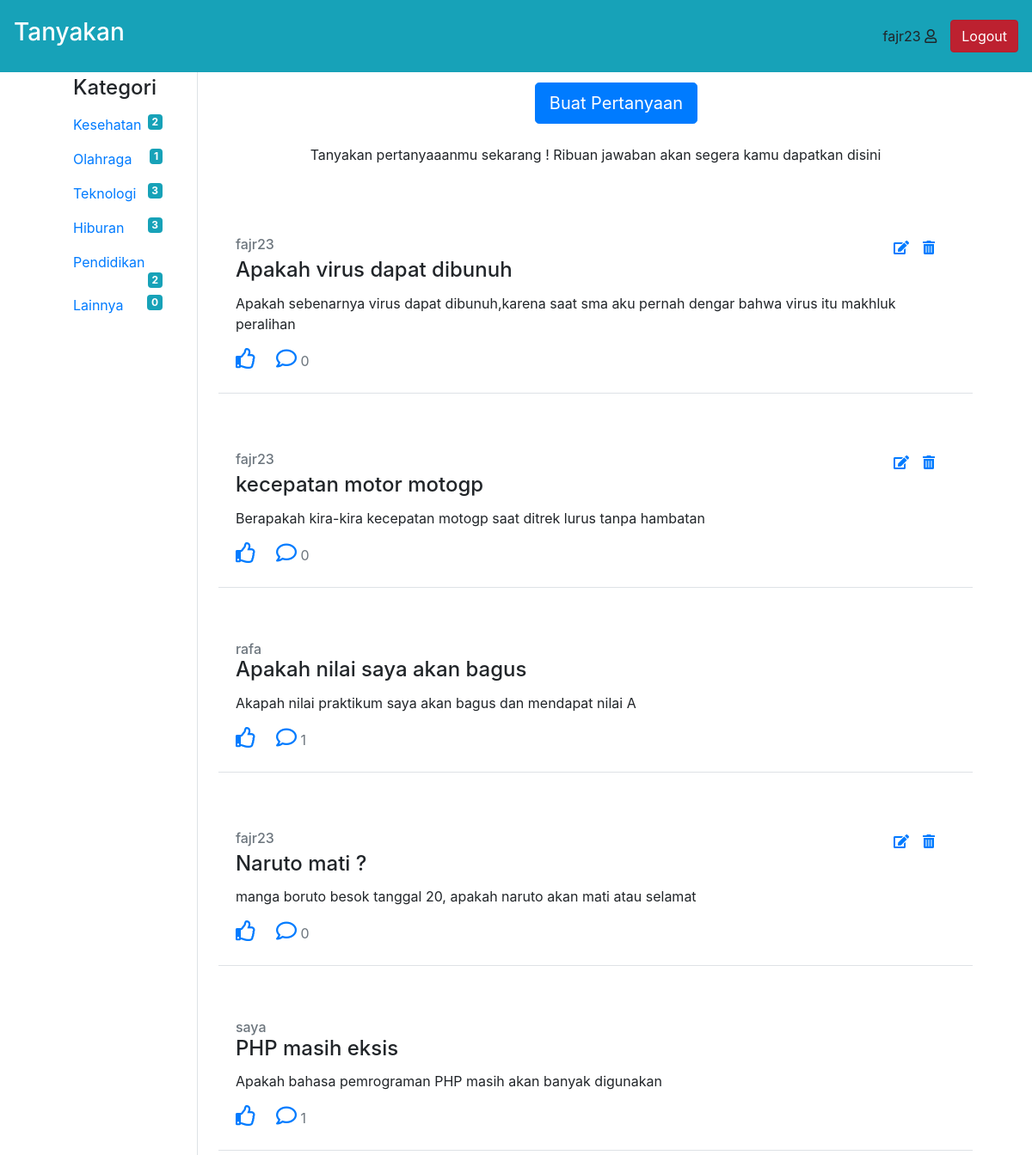
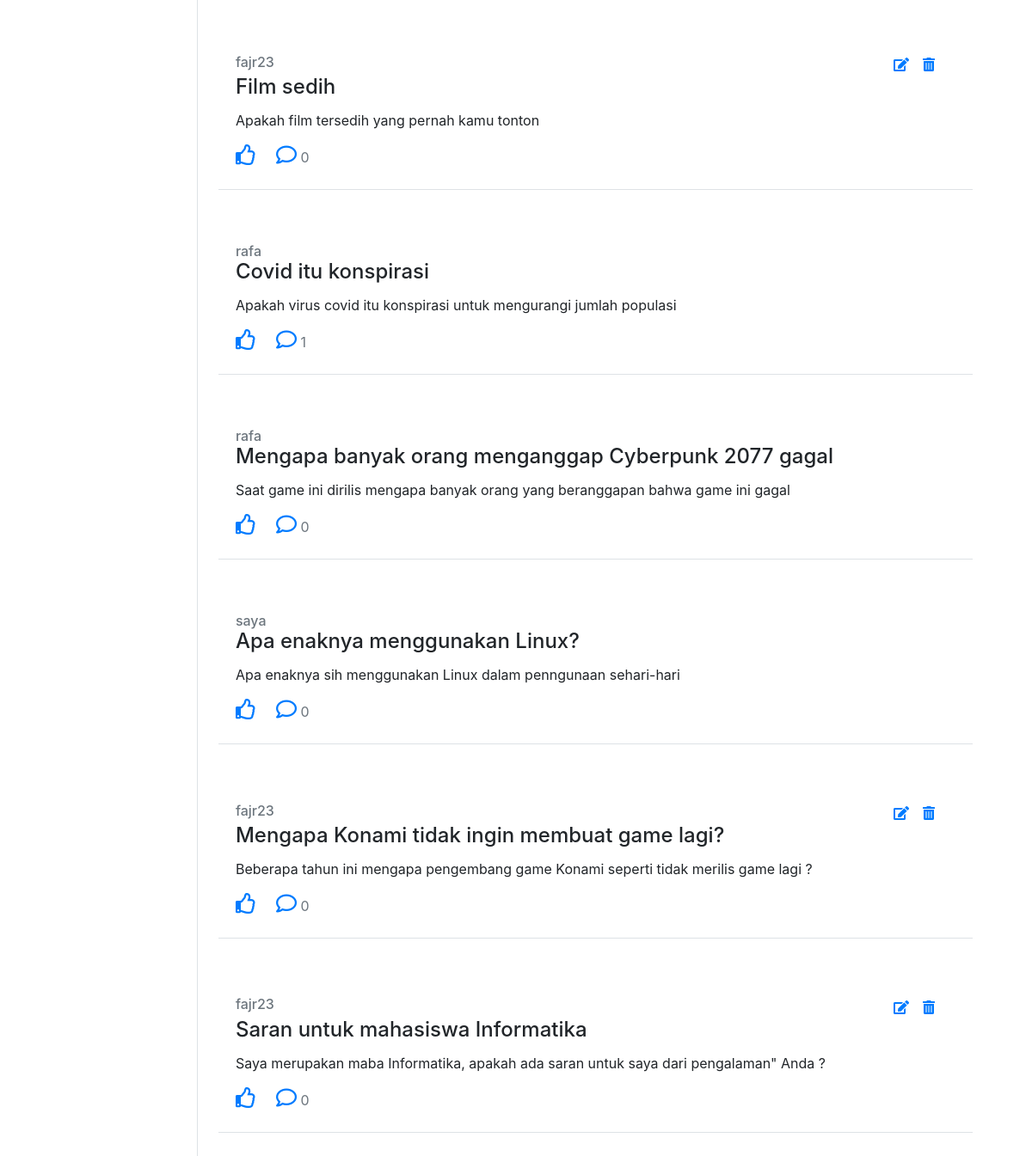
The page /views/dasboard.php (signed in) on the database its author committed (2 pictures, top to bottom).
### tables this page shows
CREATE TABLE `kategori` (
  `id` int(5) NOT NULL,
  `jenis` varchar(50) NOT NULL
);

CREATE TABLE `pertayaan` (
  `id` int(5) NOT NULL,
  `id_kategori` int(4) NOT NULL,
  `judul` varchar(150) DEFAULT NULL,
  `isi` varchar(300) DEFAULT NULL,
  `id_user` int(5) DEFAULT NULL
);

CREATE TABLE `user` (
  `id` int(5) NOT NULL,
  `username` varchar(10) NOT NULL,
  `email` varchar(20) NOT NULL,
  `password` varchar(20) NOT NULL
);

### views/dasboard.php (the view, shortened to what this page needs)
<?php
   require_once("../control/koneksi.php");
        $id=$_SESSION['id'];
        $username=$_SESSION["username"];?>
<!DOCTYPE html>
<html lang="en">
<head>
    <link rel="stylesheet" type="text/css" href="../asset/bootstrap-4.5.3-dist/css/bootstrap.min.css">
    <link rel="stylesheet" href="https://use.fontawesome.com/releases/v5.7.0/css/all.css">
</head>
<body>
    <nav class="navbar navbar-expand-lg navbar-dark bg-info p-3 fixed-top">
        <a class="navbar-brand" href="dasboard.php"><h3>Tanyakan</h3></a>
        <div class="collapse navbar-collapse" id="navbarSupportedContent">
          <div class="nav-item mx-3"><?= $username ?>
            <i class="far fa-user"></i>
          </div>
          <a href="../control/logout-control.php" class="btn btn-danger active" role="button" aria-pressed="true">Logout</a>
        </div>
    </nav>
    <div class="container d-flex mt-5" id="flex">
        <div class="flex-grow-2 p-4 mt-3 border-right">
            <h4 class="ml-3">Kategori</h4>
            <ul class="nav flex-column">
            <?php
              $query_kategori="SELECT * FROM kategori";
              $hasil_kategori = mysqli_query($conn,$query_kategori) or die (mysqli_error($conn));
              while($data_kategori= mysqli_fetch_assoc($hasil_kategori)){  ?>
                <li class="nav-item">
                  <a href="dasboard_search.php?kat=<?= $data_kategori["id"] ?>" class="nav-link">
                    <?= $data_kategori["jenis"] ?>
                    <span class="float-right badge badge-info ml-1">
                      <?php
                            $id_kategori=$data_kategori["id"];
                            $query_kat="SELECT id_kategori FROM pertayaan WHERE id_kategori = '$id_kategori'";
                            $hasil_query_kat = mysqli_query($conn,$query_kat) or die (mysqli_error($conn));
                            $data_kat=mysqli_num_rows($hasil_query_kat);
                            echo($data_kat);
                      ?>
                    </span>
                  </a>
                </li>
              <?php } ?>
              </ul>
        </div>
        <div class="flex-grow-1 p-4">
            <div class="col m-4 d-flex justify-content-center ">
            <a href="buatpertayaan.php?" class="btn btn-primary btn-lg rounded-2">Buat Pertanyaan</a>
            </div>
            <div class="row">
              <p class="mx-auto">Tanyakan pertanyaaanmu sekarang ! Ribuan jawaban akan segera kamu dapatkan disini</p>
            </div>
            <?php
              $query="SELECT * FROM pertayaan ORDER BY id DESC";
              $hasil_pertanyaan = mysqli_query($conn,$query) or die (mysqli_error($conn));
            while($data_pertanyaan= mysqli_fetch_assoc($hasil_pertanyaan)){  ?>
              <div class="card border-0 my-5">
                  <div class="card-body border-bottom">
                          <div class="d-flex justify-content-between align-items-center">
                              <h6 class="card-subtitle text-muted">
                              <?php
                                      $id_s=$data_pertanyaan["id_user"];
                                      $query_user="SELECT username FROM user WHERE id = '$id_s'";
                                      $hasil_query_user = mysqli_query($conn,$query_user) or die (mysqli_error($conn));
                                      $data_s=mysqli_fetch_row($hasil_query_user);
                                      echo($data_s[0]);
                              ?></h6>
                              <?php  if( $data_pertanyaan["id_user"] == $id ) { ?>
                                  <div class="row mr-2">
                                      <a href="editpertanyaan.php?id=<?= $data_pertanyaan["id"] ?>"><i class="fas fa-edit "></i></a>
                                      <a href="../control/hapus-control.php?id=<?= $data_pertanyaan["id"] ?>"><i class="fas fa-trash-alt mx-3"></i></a>
                                  </div>
                              <?php } ?>
                          </div>
                    <h4 class="card-title"><a href="detail.php?id=<?= $data_pertanyaan["id"] ?>" class="text-reset"><?= $data_pertanyaan["judul"] ?></a></h4>
                    <p class="card-text"><?= $data_pertanyaan["isi"] ?></p>
                    <a href="#" id="liked" class="card-link"><h4 id="likes" class="far fa-thumbs-up"></h4></a>
                    <a href="detail.php?id=<?= $data_pertanyaan["id"] ?>" class="card-link"><h4 class="far fa-comment"></h4></a>
                    <a class="text-muted">
                        <?php
                            $id_p=$data_pertanyaan["id"];
                            $query_comen="SELECT * FROM jawaban WHERE id_tanya = '$id_p'";
                            $hasil_query_comen = mysqli_query($conn,$query_comen) or die (mysqli_error($conn));
                            $data_c=mysqli_num_rows($hasil_query_comen);
                            echo($data_c);
                        ?>
                    </a>
                  </div>
              </div>
            <?php } ?>
        </div>
    </div>
</body>
</html>

### rows shown on the page
kategori: jenis "Kesehatan", data_kat "2"
kategori: jenis "Olahraga", data_kat "1"
kategori: jenis "Teknologi", data_kat "3"
kategori: jenis "Hiburan", data_kat "3"
kategori: jenis "Pendidikan", data_kat "2"
kategori: jenis "Lainnya", data_kat "0"
pertayaan: id_user.username "fajr23", judul "Apakah virus dapat dibunuh", isi "Apakah sebenarnya virus dapat dibunuh,karena saat sma aku pernah dengar bahwa virus itu makhluk peralihan", data_c "0"
pertayaan: id_user.username "fajr23", judul "kecepatan motor motogp", isi "Berapakah kira-kira kecepatan motogp saat ditrek lurus tanpa hambatan", data_c "0"
pertayaan: id_user.username "rafa", judul "Apakah nilai saya akan bagus", isi "Akapah nilai praktikum saya akan bagus dan mendapat nilai A", data_c "1"
pertayaan: id_user.username "fajr23", judul "Naruto mati ?", isi "manga boruto besok tanggal 20, apakah naruto akan mati atau selamat", data_c "0"
pertayaan: id_user.username "saya", judul "PHP masih eksis", isi "Apakah bahasa pemrograman PHP masih akan banyak digunakan", data_c "1"
pertayaan: id_user.username "fajr23", judul "Film sedih", isi "Apakah film tersedih yang pernah kamu tonton", data_c "0"
pertayaan: id_user.username "rafa", judul "Covid itu konspirasi", isi "Apakah virus covid itu konspirasi untuk mengurangi jumlah populasi", data_c "1"
pertayaan: id_user.username "rafa", judul "Mengapa banyak orang menganggap Cyberpunk 2077 gagal", isi "Saat game ini dirilis mengapa banyak orang yang beranggapan bahwa game ini gagal", data_c "0"
pertayaan: id_user.username "saya", judul "Apa enaknya menggunakan Linux?", isi "Apa enaknya sih menggunakan Linux dalam penngunaan sehari-hari", data_c "0"
pertayaan: id_user.username "fajr23", judul "Mengapa Konami tidak ingin membuat game lagi?", isi "Beberapa tahun ini mengapa pengembang game Konami seperti tidak merilis game lagi ?", data_c "0"
pertayaan: id_user.username "fajr23", judul "Saran untuk mahasiswa Informatika", isi "Saya merupakan maba Informatika, apakah ada saran untuk saya dari pengalaman\" Anda ?", data_c "0"

### other values the page prints
$username "fajr23"
